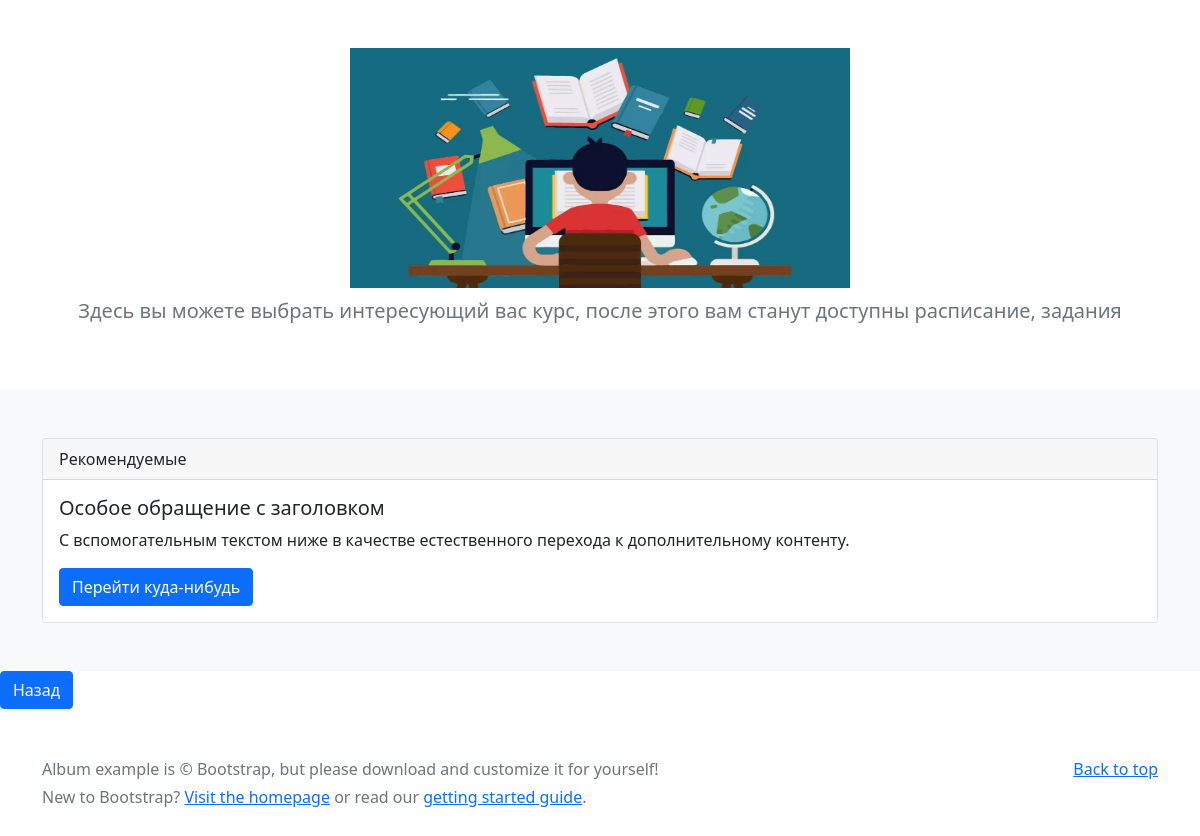
The page /lesson/1 (signed in) on the database as committed earlier.
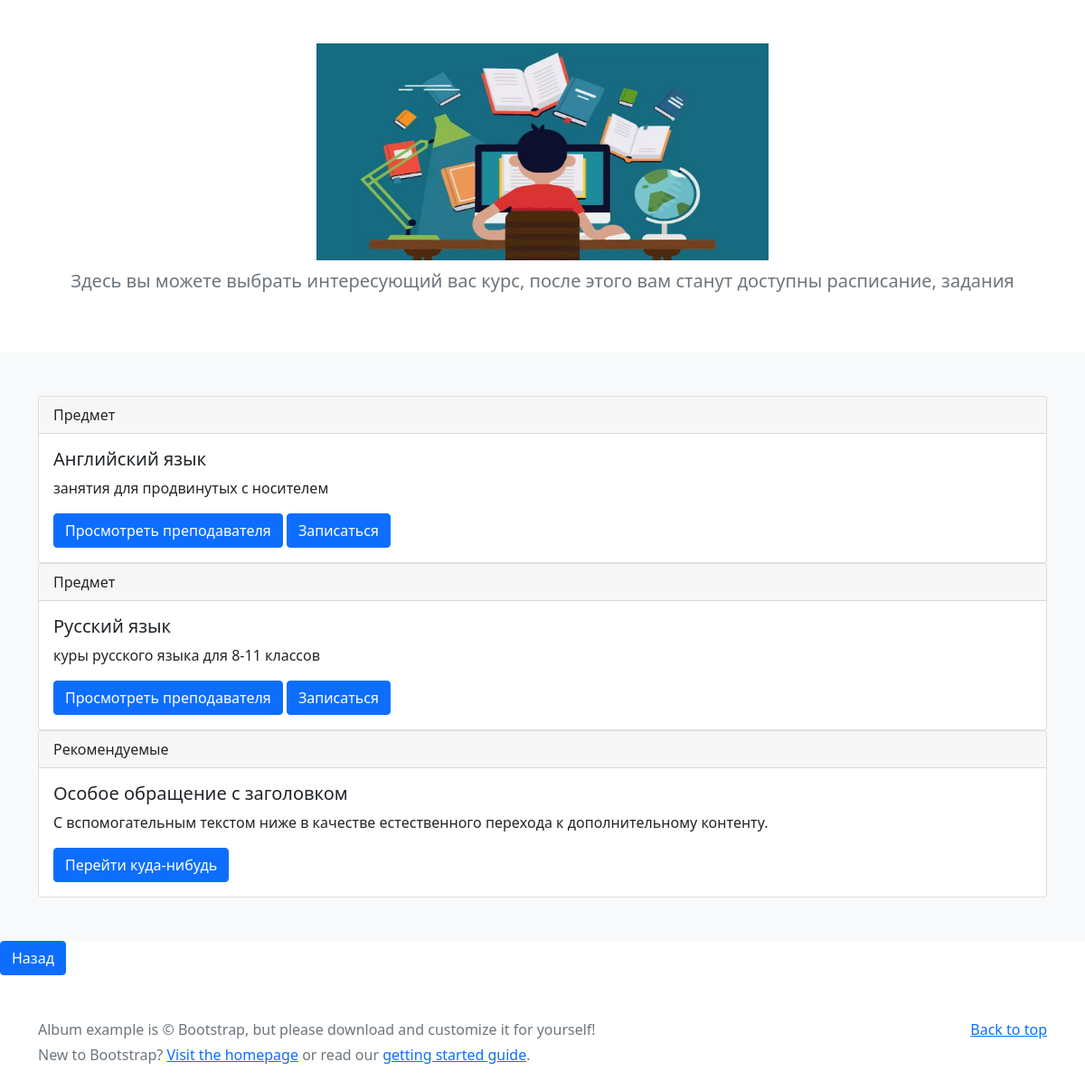
The same page on the database as committed later.
### data/subjects.py (models this page shows)
class Subject(SqlAlchemyBase):
    __tablename__ = 'subject'
    id = sqlalchemy.Column(sqlalchemy.Integer,
                           primary_key=True, autoincrement=True)
    name = sqlalchemy.Column(sqlalchemy.String, nullable=False)
    about = sqlalchemy.Column(sqlalchemy.String, nullable=True)
    is_hard = sqlalchemy.Column(sqlalchemy.Boolean, default=False)
    lesson = orm.relation('Lesson', back_populates='subject')

### main.py (the view)
@app.route('/lesson/<int:les_id>')
@login_required
def info(les_id):
    db_sess = db_session.create_session()
    lessons = db_sess.query(Subject).filter(Lesson.subject_id == les_id).all()
    return render_template('123.html', lesson=lessons)

### data/db_session.py (called while the page is built)
def create_session() -> Session:
    global __factory
    return __factory()

### main.py (called while the page is built)
@login_manager.user_loader
def load_user(user_id):
    db_sess = db_session.create_session()
    return db_sess.query(User).get(user_id)

### templates/123.html (shortened to what this page needs)
<!doctype html>
<html lang="en">
<head>
    <link href="https://cdn.jsdelivr.net/npm/bootstrap@5.1.3/dist/css/bootstrap.min.css" rel="stylesheet"
>
</head>
<body>
<main>
    <section class="py-5 text-center container">
        <div class="mx-auto">
            <img class="mb-2" src="/static/img/img2.png" alt="" width="500" height="240">
            <p class="lead text-muted">Здесь вы можете выбрать интересующий вас курс, после этого вам станут
                доступны расписание, задания</p>
        </div>
    </section>
    <div class="album py-5 bg-light">
        <div class="container">
            {% for item in lesson%}
            <div class="card">
                <div class="card-header">
                    Предмет
                </div>
                <div class="card-body">
                    <h5 class="card-title">{{ item.name }}</h5>
                    <p class="card-text">{{ item.about }}</p>
                    <a href="#" class="btn btn-primary">Просмотреть преподавателя</a>
                    <a href="#" class="btn btn-primary">Записаться</a>
                </div>
            </div>
            {% endfor %}
            <div class="card">
                <div class="card-header">
                    Рекомендуемые
                </div>
                <div class="card-body">
                    <h5 class="card-title">Особое обращение с заголовком</h5>
                    <p class="card-text">С вспомогательным текстом ниже в качестве естественного перехода к
                        дополнительному контенту.</p>
                    <a href="#" class="btn btn-primary">Перейти куда-нибудь</a>
                </div>
            </div>
        </div>
    </div>
</main>
<a class="btn btn-primary" href="/" role="button">Назад</a>
<footer class="text-muted py-5">
    <div class="container">
        <p class="float-end mb-1">
            <a href="#">Back to top</a>
        </p>
        <p class="mb-1">Album example is &copy; Bootstrap, but please download and customize it for yourself!</p>
        <p class="mb-0">New to Bootstrap? <a href="/">Visit the homepage</a> or read our <a
                href="../getting-started/introduction/">getting started guide</a>.</p>
    </div>
</footer>
</body>
</html>

Rows that differ between the two databases and show on the page:
now on this page (row edited): Subject: name "Английский язык", about "занятия для продвинутых с носителем"
added Subject: name "Русский язык", about "куры русского языка для 8-11 классов"
